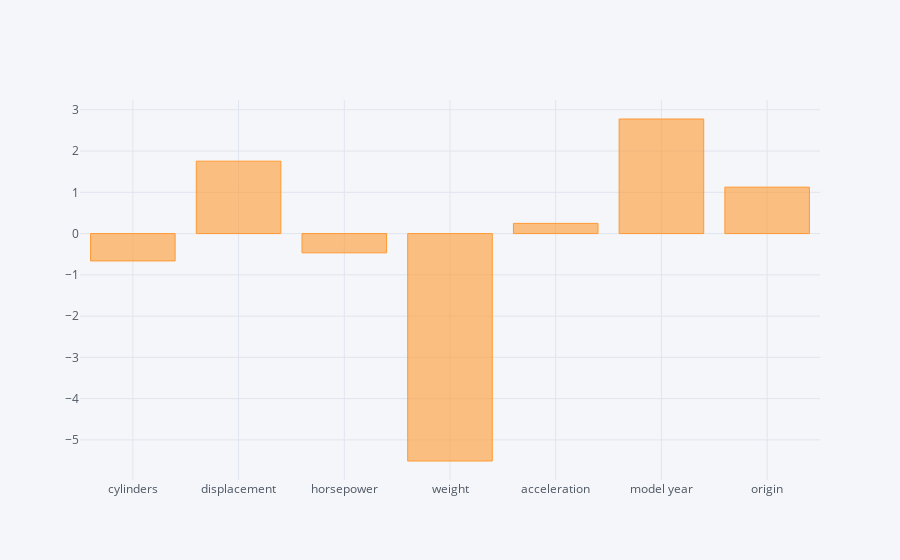

The notebook cell this image was saved under:
### Code cell
params[1:].iplot(kind='bar')

### Figure 1 — Plotly figure (JSON) as saved in the notebook; plotly's stock layout.template omitted (floating-point values rounded to 4 significant figures)
{"data": [{"marker": {"color": "rgba(255, 153, 51, 0.6)", "line": {"color": "rgba(255, 153, 51, 1.0)", "width": 1}}, "name": "None", "orientation": "v", "text": "", "type": "bar", "uid": "7b7a0155-88ff-49ba-ac4d-2c5bd73c2fca", "x": ["cylinders", "displacement", "horsepower", "weight", "acceleration", "model year", "origin"], "y": [-0.6628, 1.755, -0.4668, -5.512, 0.2471, 2.777, 1.125]}], "layout": {"legend": {"bgcolor": "#F5F6F9", "font": {"color": "#4D5663"}}, "paper_bgcolor": "#F5F6F9", "plot_bgcolor": "#F5F6F9", "title": {"font": {"color": "#4D5663"}}, "xaxis": {"gridcolor": "#E1E5ED", "showgrid": true, "tickfont": {"color": "#4D5663"}, "title": {"font": {"color": "#4D5663"}, "text": ""}, "zerolinecolor": "#E1E5ED"}, "yaxis": {"gridcolor": "#E1E5ED", "showgrid": true, "tickfont": {"color": "#4D5663"}, "title": {"font": {"color": "#4D5663"}, "text": ""}, "zerolinecolor": "#E1E5ED"}}}
